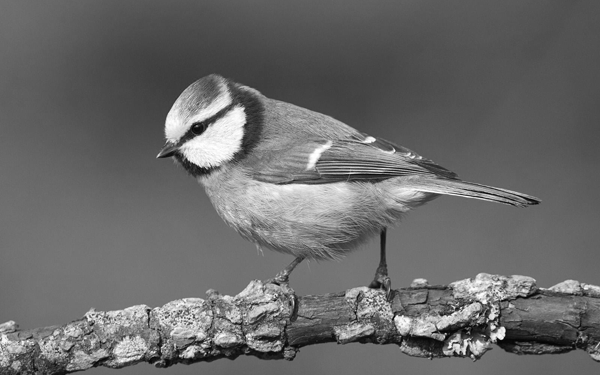
#> input picture grayscale.png, 600 x 375 px
$ jupyter execute tp4exo2.ipynb   (older library calls are emulated)
#> lines starting #> are read from the running program, lines starting #| are printed output that depends on the picture; after the words box and inside, x2 and y2 are one past the last pixel; in counts of white or black regions, pixels touching at a corner belong together
[cell 1]
import numpy as np
import cv2
import matplotlib.pyplot as plt

[cell 2]
def calculate_laplacian_pixel_value(pixel_value, neighbors):
    laplacian_value = 4 * pixel_value - sum(neighbors)
    return laplacian_value

[cell 3]
def apply_laplacian_custom(image):

    gray = cv2.cvtColor(image, cv2.COLOR_BGR2GRAY)
    laplacian_filter = np.array([[0, 1, 0], [1, -4, 1], [0, 1, 0]])
    laplacian = cv2.filter2D(gray, cv2.CV_64F, laplacian_filter)

    return laplacian

[cell 4]
image_path = "grayscale.png"
image = cv2.imread(image_path)
#> image is the input picture: shape (375, 600, 3); min 2, max 255, mean 105.3

laplacian_custom = apply_laplacian_custom(image)
#> in apply_laplacian_custom, `laplacian = cv2.filter2D(gray, cv2.CV_64F, laplacian_filter)`:
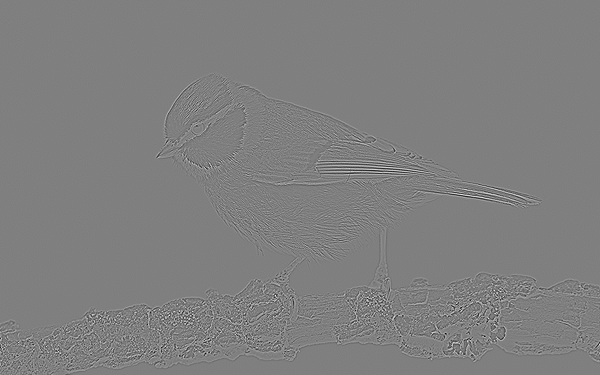
#> laplacian: shape (375, 600) float64; min -426, max 425, mean 0; drawn with min black and max white

plt.imshow(laplacian_custom, cmap='gray')
plt.title('Laplacian (Custom)')
plt.show()

[cell 5]
def apply_edge_detection(laplacian_custom, threshold):
    # Create a binary image where edges are above the threshold
    edges = np.zeros_like(laplacian_custom)
    edges[laplacian_custom > threshold] = 255

    return edges

[cell 6]
threshold_value = 60

# Apply edge detection based on magnitude and threshold
edges = apply_edge_detection(laplacian_custom, threshold_value)
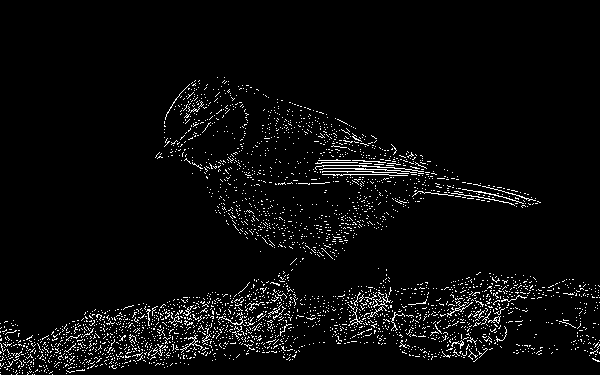
#> edges: shape (375, 600) float64; 4.2% white in thin lines or dots, all inside (x1, y1, x2, y2) = (0, 77, 600, 375)

# Display the results
plt.imshow(edges, cmap="gray")
plt.title('Edge Detection')
plt.show()

[cell 7]
#using opencv
laplacian_opencv = cv2.Laplacian(image, cv2.CV_64F)

plt.imshow(laplacian_opencv, cmap='gray')
plt.title('Laplacian (OpenCV)')
plt.show()
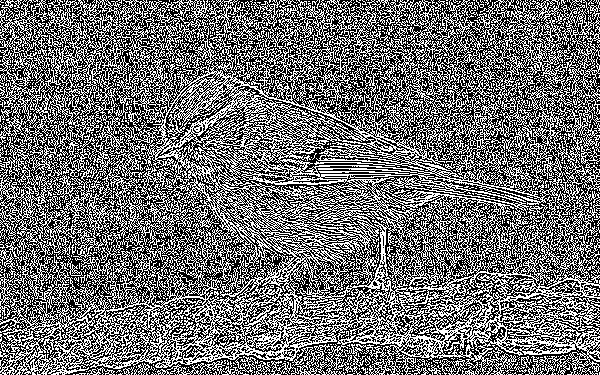
#> shown: shape (375, 600, 3) float64; values 0 (black) and 1 (white), 43.9% white in thin lines or dots
